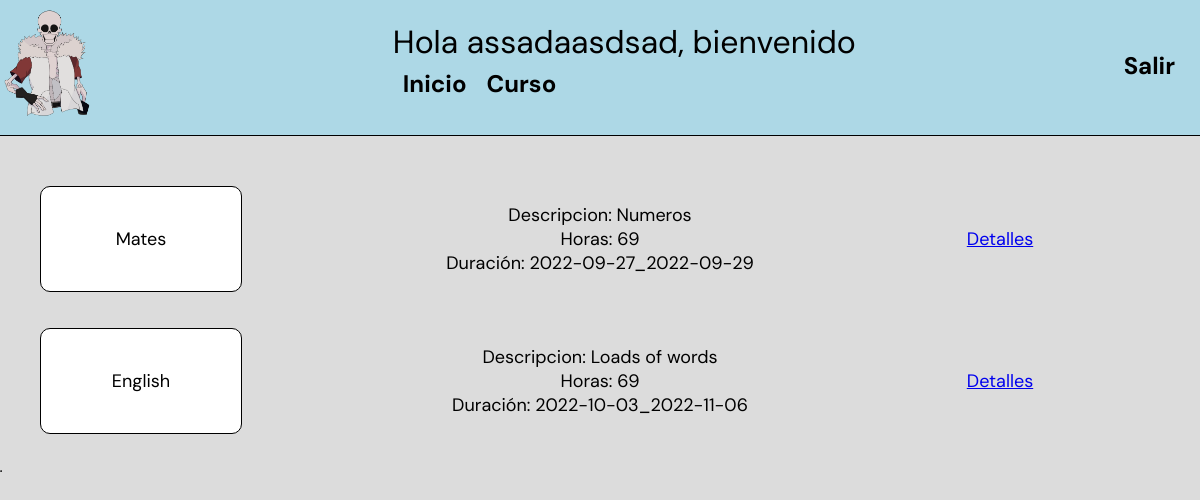
Page /cursos.php (signed in) on the earlier database version.
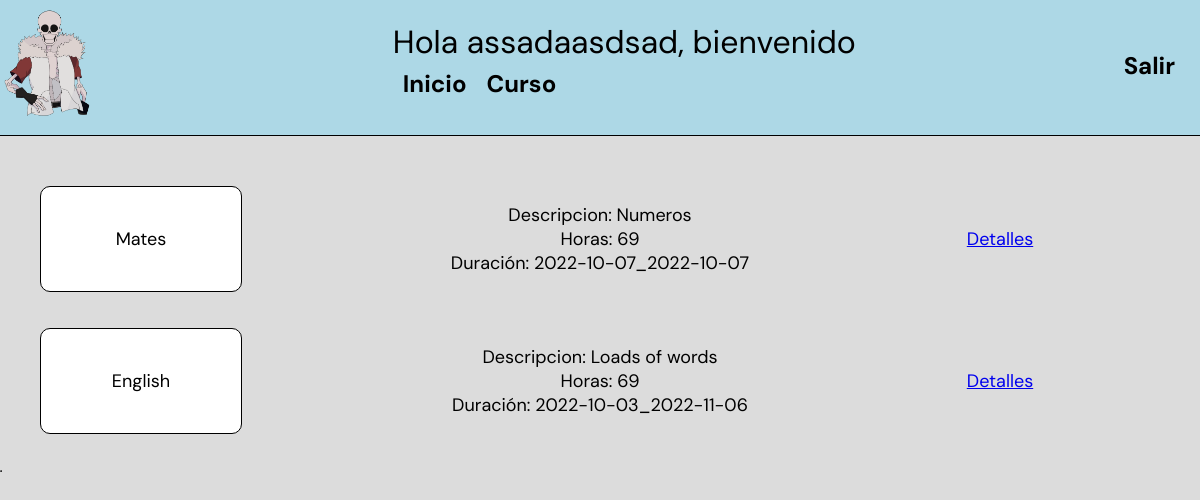
Same page on the later database version.
### tables this page shows
CREATE TABLE `cursos` (
  `Codi` int(11) NOT NULL,
  `Nom` text NOT NULL,
  `Descripcion` text NOT NULL,
  `Hores` int(11) NOT NULL,
  `Data_inici` date NOT NULL,
  `Data_final` date NOT NULL,
  `Dni_Profesores` varchar(9) NOT NULL,
  `activo` int(11) NOT NULL DEFAULT 1
);

### cursos.php (the view, shortened to what this page needs)
<!DOCTYPE html>
<html lang="en">
    <head>
        <link href="cursos.css" rel="stylesheet" type="text/css">
    </head>
    <body>
    <header>
            <div class="div">
                <img src="skeletonoc-h22b8kbm.png" alt="Logo">
                <?php
                if(!isset($_SESSION['rol'])){
                    ?>  <div class="headerAll">
                            <a class="header" href="SignInAdmin.php">Inicar Sessión como administrador</a><br>
                            <a class="header2" href="SignIn.php">Inicar Sessión</a><br>
                            <a href="SignInProfesor.php">Inicar Sessión Como profesor</a><br>
                            <a class="header2" href="SignUp.php">Registrarse</a><br>
                            <div class="header3">No has iniciado sessión</div>
                        </div>
                    <?php
                }else if($_SESSION['rol']=='profesor'){
                    ?>
                    <div class="DivMenu">
                        <div class="inicioSession">Hola <?php echo($_SESSION['NombreHeader'])  ?>, bienvenido</div>
                        <nav>
                            <ul class="generalAll">
                                <li><a href="index.php" class="general">Inicio</a></li>
                                <li><a href="cursos.php" class="general">Curso</a></li>
                            </ul>
                        </nav>
                    </div>
                        <a href="SignOut.php" class="SignOut">Salir</a>
                    <?php
                }
                ?>
            </div>
        </header>
        <?php
            if(isset($_SESSION['rol'])){
                    ?>
                    <?php
                echo "<table border>";
                    ?>
                    <?php
                if($_SESSION['rol']=='profesor'){
                    $connection= connection();
                    $sql= "SELECT * FROM cursos WHERE Dni_Profesores LIKE '".$_SESSION['DniProfesor']."'";
                    if($result= mysqli_query($connection, $sql)){
                        while($row= $result->fetch_assoc()){
                            $llista[]= $row;
                        }
                        foreach($llista as $clave => $valor){
                            echo "<div class='divGeneral'>";
                                echo "<div class='name'>".$valor['Nom']."</div>";
                                echo "<div class='details'>";
                                echo "Descripcion: ".$valor['Descripcion']."<br>";
                                echo "Horas: ".$valor['Hores']."<br>";
                                echo "Duración: ".$valor['Data_inici']."_";
                                echo $valor['Data_final'];
                                echo "</div>";
                                echo "<div class='link'><a href='Nota.php?id=".$valor['Codi']."'>Detalles</a></div>";
                            echo "</div>";
                        }
                    }if(!isset($llista)){
                        echo "<META HTTP-EQUIV='REFRESH' CONTENT='0;URL=AdminCurso.php'>";
                    }
                    ?>
                    <?php
                }
            }
        ?>
    </body>
</html>

Differences in the rows shown:
changed cursos "Mates": Data_inici "2022-09-27" → "2022-10-07"; Data_final "2022-09-29" → "2022-10-07"
